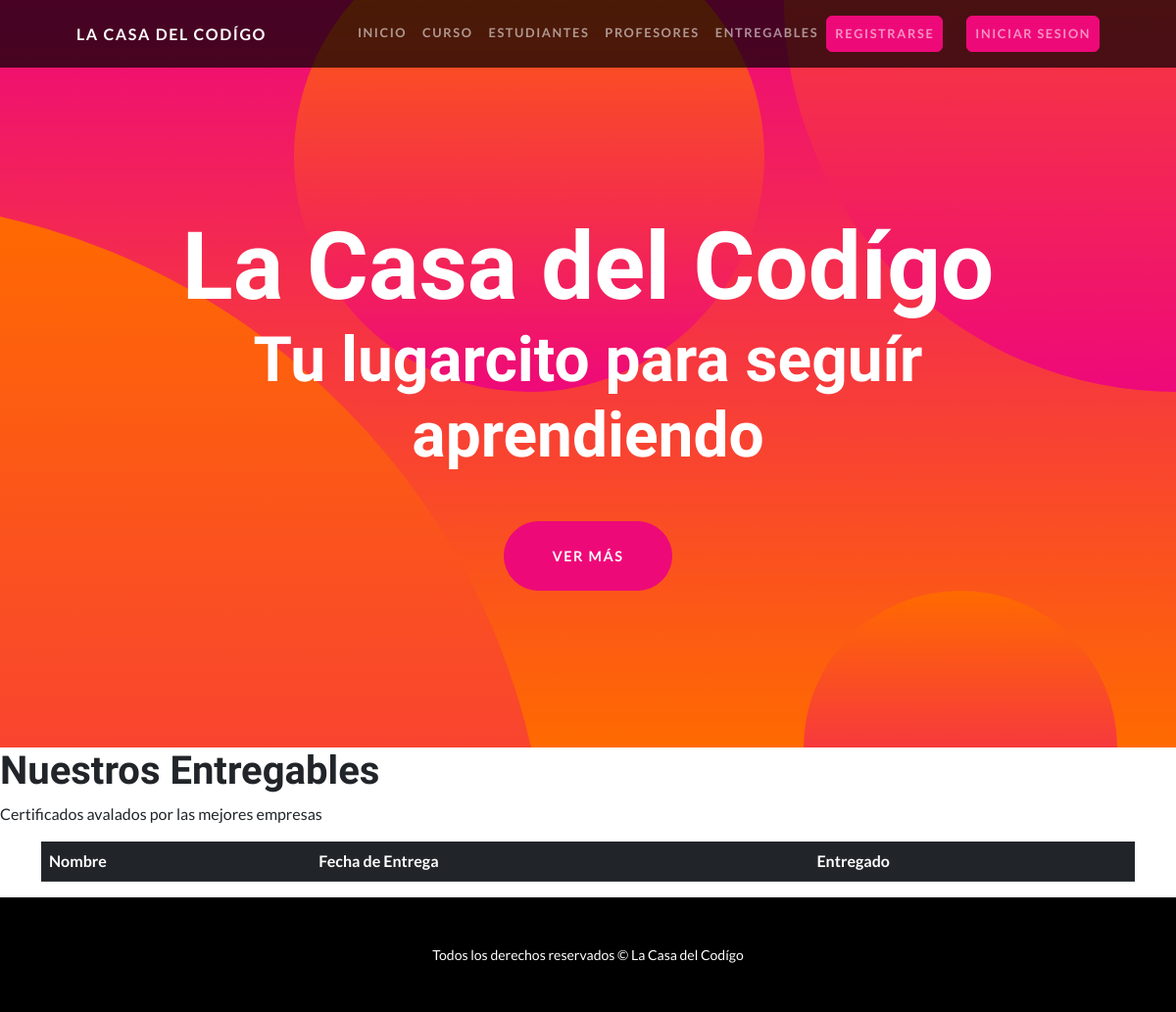
Page /entregables/ on the earlier database version.
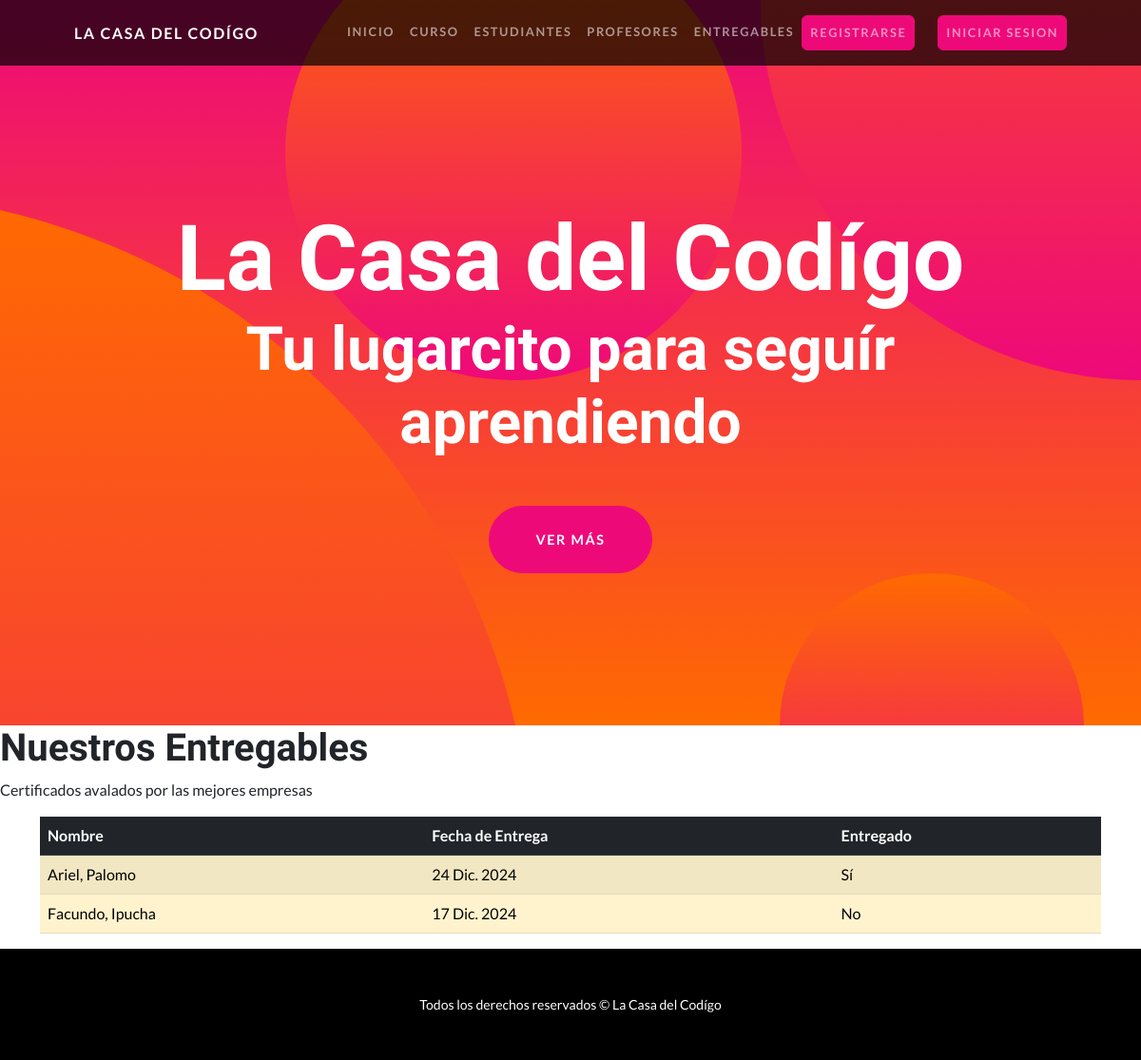
Same page on the later database version.
### AppCoder/models.py (models this page shows)
class Entregable(models.Model):
    nombre = models.CharField(max_length=100)  # Campo string de 100 caracteres
    fechaDeEntrega = models.DateField()  # Campo de fecha
    entregado = models.BooleanField()  # Campo booleano
    def __str__(self):
        return f"Alumno: {self.nombre} | Fecha de entrega: {self.fechaDeEntrega} | Entregado: {self.entregado}"

### AppCoder/views.py (the view)
# urls.py: path('entregables/', entregable, name= 'entregables'),
def entregable(request):
    entregable = Entregable.objects.all() #Esto se obtienen los atributos completos de la clase
    print(entregable)
    return render(request, 'AppCoder/entregables.html', {'entregable':entregable}) #Es el renderizado para las templates de la seccion entregables

### AppCoder/templatetags/custom_filters.py (called while the page is built)
@register.filter(name='boolean_to_text')
def boolean_to_text(value):
    return "Sí" if value else "No"

### AppCoder/templates/AppCoder/entregables.html (shortened to what this page needs)
{% extends "AppCoder/base.html" %}
{% load custom_filters %}
{% block content %}
    <section id="scroll">
        <h1>Nuestros Entregables</h1>
        <p>Certificados avalados por las mejores empresas</p>
        <div class="container">
            <table class="table table-striped">
              <thead>
                <tr class="table-dark">
                  <th scope="col">Nombre</th>
                  <th scope="col">Fecha de Entrega</th>
                  <th scope="col">Entregado</th>
                </tr>
              </thead>
              <tbody>
                {% for entregable in entregable %}
                <tr class="table-warning">
                  <td>{{ entregable.nombre }}</td>
                  <td>{{ entregable.fechaDeEntrega }}</td>
                  <td>{{ entregable.entregado|boolean_to_text }}</td>
                </tr>
                {% endfor %}
              </tbody>
            </table>
          </div>
{% endblock %}

Differences in the rows shown:
added Entregable: nombre "Ariel, Palomo", fechaDeEntrega "24 Dic. 2024", entregado|boolean_to_text "Sí"
added Entregable: nombre "Facundo, Ipucha", fechaDeEntrega "17 Dic. 2024", entregado|boolean_to_text "No"
